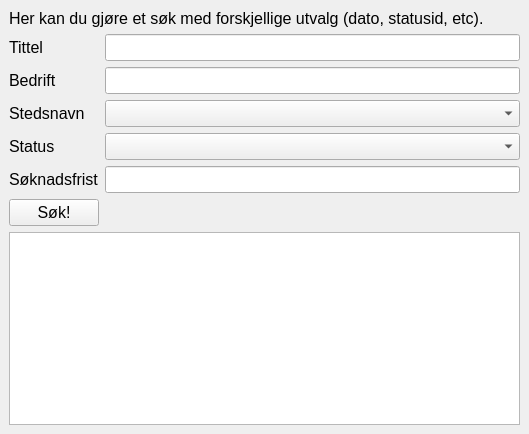
<?xml version="1.0" encoding="UTF-8"?>
<ui version="4.0">
 <class>SpesicficJobs</class>
 <widget class="QMainWindow" name="SpesicficJobs">
  <property name="geometry">
   <rect>
    <x>0</x>
    <y>0</y>
    <width>529</width>
    <height>434</height>
   </rect>
  </property>
  <property name="font">
   <font>
    <family>Arial</family>
    <pointsize>12</pointsize>
   </font>
  </property>
  <property name="windowTitle">
   <string>Detaljert søk</string>
  </property>
  <property name="windowIcon">
   <iconset>
    <normaloff>jobber.png</normaloff>jobber.png</iconset>
  </property>
  <widget class="QWidget" name="centralwidget">
   <layout class="QGridLayout" name="gridLayout">
    <item row="0" column="0" colspan="2">
     <widget class="QLabel" name="labelInfo">
      <property name="text">
       <string>Her kan du gjøre et søk med forskjellige utvalg (dato, statusid, etc).</string>
      </property>
     </widget>
    </item>
    <item row="1" column="0">
     <widget class="QLabel" name="labelJobTitle">
      <property name="text">
       <string>Tittel</string>
      </property>
     </widget>
    </item>
    <item row="1" column="1">
     <widget class="QLineEdit" name="lineEditJobTitle"/>
    </item>
    <item row="2" column="0">
     <widget class="QLabel" name="labelCompanyName">
      <property name="text">
       <string>Bedrift</string>
      </property>
     </widget>
    </item>
    <item row="2" column="1">
     <widget class="QLineEdit" name="lineEditCompanyName"/>
    </item>
    <item row="3" column="0">
     <widget class="QLabel" name="labelCityID">
      <property name="text">
       <string>Stedsnavn</string>
      </property>
     </widget>
    </item>
    <item row="3" column="1">
     <widget class="QComboBox" name="comboBoxCityName"/>
    </item>
    <item row="4" column="0">
     <widget class="QLabel" name="labelStatusID">
      <property name="text">
       <string>Status</string>
      </property>
     </widget>
    </item>
    <item row="4" column="1">
     <widget class="QComboBox" name="comboBoxStatusName"/>
    </item>
    <item row="5" column="0">
     <widget class="QLabel" name="labelDeadline">
      <property name="text">
       <string>Søknadsfrist</string>
      </property>
     </widget>
    </item>
    <item row="5" column="1">
     <widget class="QLineEdit" name="lineEditDeadline"/>
    </item>
    <item row="6" column="0">
     <widget class="QPushButton" name="btnSearch">
      <property name="text">
       <string>Søk!</string>
      </property>
     </widget>
    </item>
    <item row="7" column="0" colspan="2">
     <widget class="QTableView" name="tableViewResults">
      <property name="enabled">
       <bool>true</bool>
      </property>
     </widget>
    </item>
   </layout>
  </widget>
 </widget>
 <resources/>
 <connections/>
</ui>
